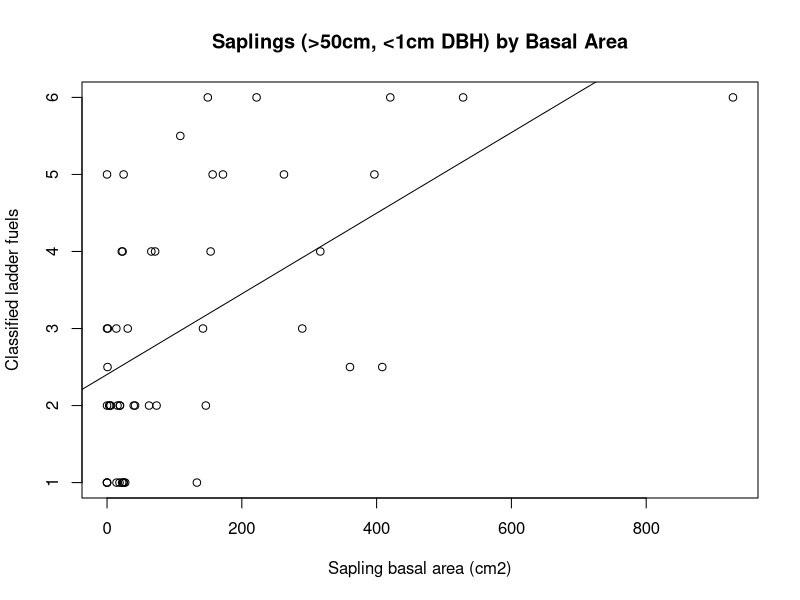
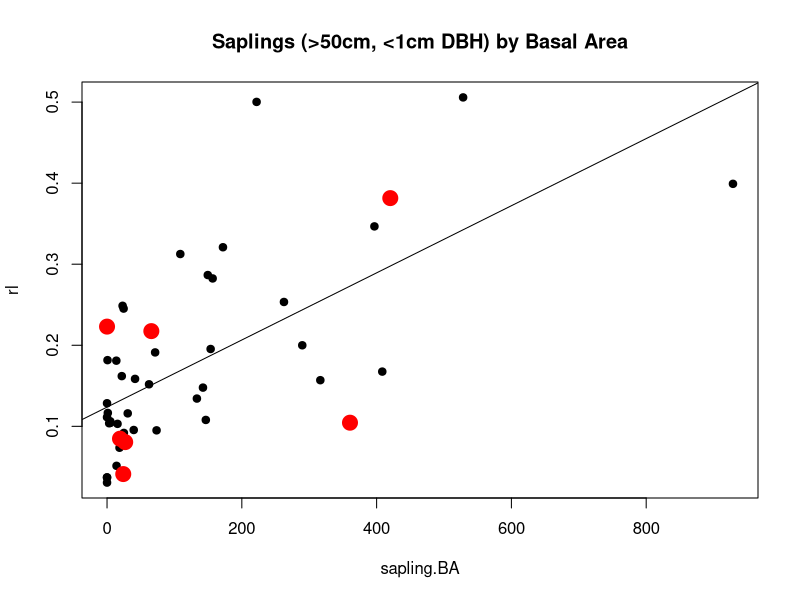
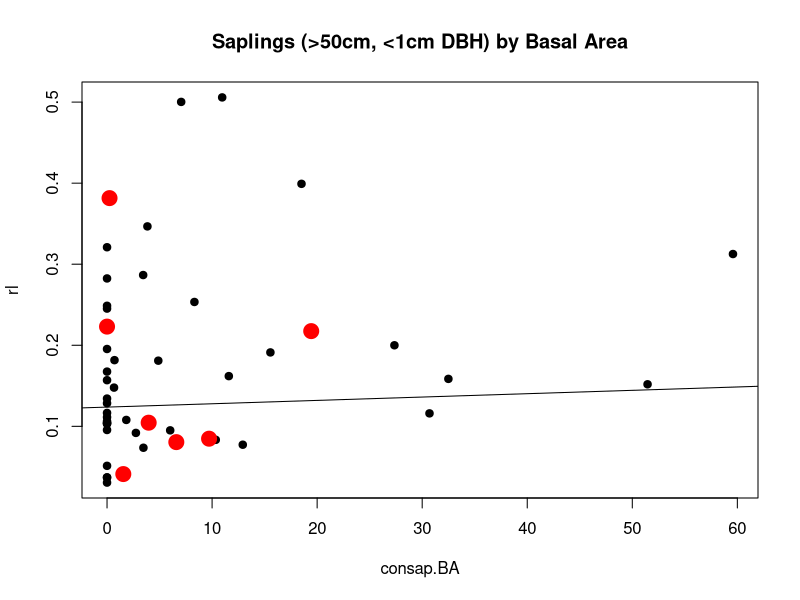
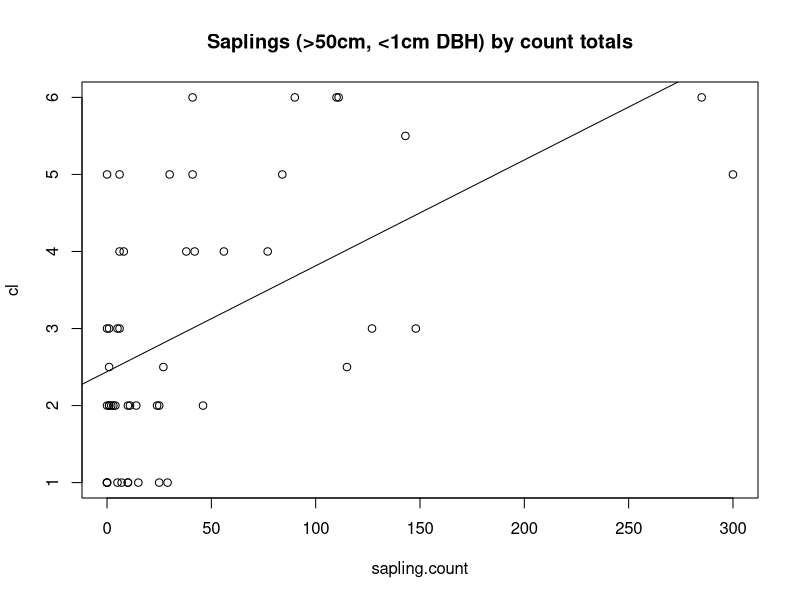
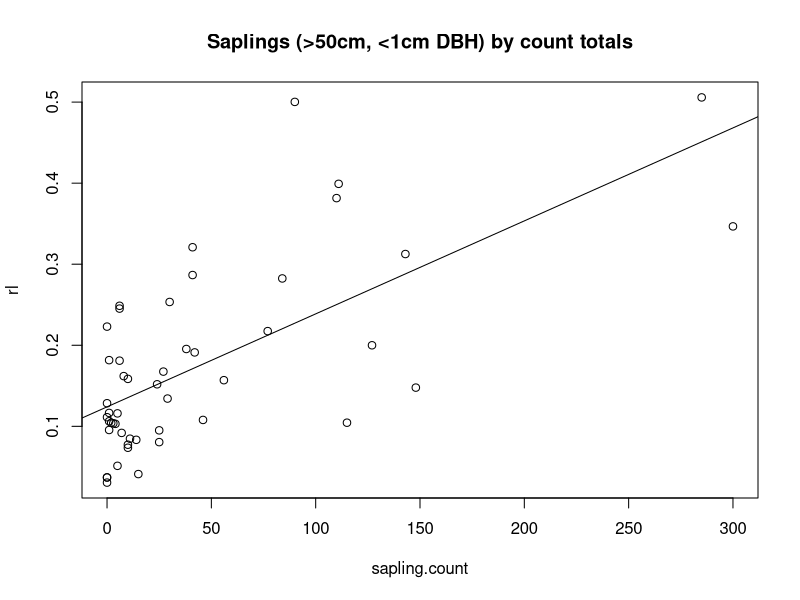

Write the R code that produced these figures, in order. (Note: this script raises an error after producing the figures.)
# compare seju counts to ladder fuels
rm(list=ls())


#read in pl data frame 

pl <- read.csv("data/pl_data.csv")
pl$DF.rem <- 0
pl$DF.rem[c(20,21,49,40,41,6,25)] <- 1 #from a random word document*

plot(cl~sapling.BA,data=pl[-28,],main = "Saplings (>50cm, <1cm DBH) by Basal Area",ylab='Classified ladder fuels',xlab='Sapling basal area (cm2)')
fit <- lm(cl~sapling.BA,data=pl[-28,])
abline(fit)
summary(fit)

plot(rl~sapling.BA,data=pl[-28,],main = "Saplings (>50cm, <1cm DBH) by Basal Area",pch=19)
points(rl~sapling.BA,data=pl[pl$DF.rem==1,],pch=19,col='red',cex=2)
fit <- lm(rl~sapling.BA,data=pl[-28,])
abline(fit)
summary(fit)

plot(rl~consap.BA,data=pl[-28,],main = "Saplings (>50cm, <1cm DBH) by Basal Area",pch=19)
points(rl~consap.BA,data=pl[pl$DF.rem==1,],pch=19,col='red',cex=2)
fit <- lm(rl~sapling.BA,data=pl[-28,])
abline(fit)
summary(fit)

plot(cl~sapling.count,data=pl[-28,],main = "Saplings (>50cm, <1cm DBH) by count totals")
fit <- lm(cl~sapling.count,data=pl[-28,])
abline(fit)
summary(fit)

plot(rl~sapling.count,data=pl[-28,],main = "Saplings (>50cm, <1cm DBH) by count totals")
fit <- lm(rl~sapling.count,data=pl[-28,])
abline(fit)
summary(fit)

plot(cl~TBA_1_3,data=pl, main = "Small trees (1-3cm DBH) by Basal Area")
fit <- lm(cl~TBA_1_3,data=pl)
abline(fit)
summary(fit)

plot(cl~TBA_3_5,data=pl, main = "Small trees (3-5cm DBH) by Basal Area")
fit <- lm(cl~TBA_3_5,data=pl)
abline(fit)
summary(fit)

plot(cl~TBA_5_7,data=pl, main = "Small trees (5-7cm DBH) by Basal Area")
fit <- lm(cl~TBA_5_7,data=pl)
abline(fit)
summary(fit)

plot(cl~TBA_7_10,data=pl, main = "Small trees (7-10cm DBH) by Basal Area")
fit <- lm(cl~TBA_7_10,data=pl)
abline(fit)
summary(fit)

plot(rl~TBA_1_3,data=pl, main = "Small trees (1-3cm DBH) by Basal Area")
fit <- lm(rl~TBA_1_3,data=pl)
abline(fit)
summary(fit)

plot(rl~TBA_3_5,data=pl, main = "Small trees (3-5cm DBH) by Basal Area")
fit <- lm(rl~TBA_3_5,data=pl)
abline(fit)
summary(fit)

plot(rl~TBA_5_7,data=pl, main = "Small trees (5-7cm DBH) by Basal Area")
fit <- lm(rl~TBA_5_7,data=pl)
abline(fit)
summary(fit)

plot(rl~TBA_7_10,data=pl, main = "Small trees (7-10cm DBH) by Basal Area")
fit <- lm(rl~TBA_7_10,data=pl)
abline(fit)
summary(fit)


# Multiple regression of contribution of saplings vs. small trees
head(pl)
cor(pl[,c('sapling.BA','TBA_1_3','TBA_3_5','TBA_5_7','TBA_7_10')])
pl$TBA_1_5 <- pl$TBA_1_3 + pl$TBA_3_5
pl$TBA_5_10 <- pl$TBA_5_7 + pl$TBA_7_10

cor(pl[-28,c('sapling.BA','TBA_1_5','TBA_5_10')])

fit <- glm(rl~sapling.BA + TBA_1_5,data=pl[-28,])
summary(fit)

plot(rl~sapling.BA,data=pl[-28,])
fit <- lm(rl~sapling.BA,data=pl[-28,])
summary(fit)

plot(rl~TBA_1_5,data=pl[-28,])
fit <- lm(rl~TBA_1_5,data=pl[-28,])
summary(fit)

plot(rl~TBA_1_3,data=pl[-28,])
fit <- lm(rl~TBA_1_3,data=pl[-28,])
summary(fit)

plot(rl~TBA_3_5,data=pl[-28,])
fit <- lm(rl~TBA_3_5,data=pl[-28,])
summary(fit)

#####This was used before creating main "pl" dataframe for pepperwood ladderfuels####

# read in seju data summarized by plot
seju.data.p <- read.csv('data/seju_data_p.csv')
dim(seju.data.p)

# read in ladder fuel data
ld <- read.csv('data/mean_ladder_fuel_54.csv')
dim(ld)

seju.data.p$ld <- ld$ld[1:50]
seju.data.p$rl <- ld$rl[1:50]
head(seju.data.p)

#plot(seju.data.p$ld~seju.data.p$Total.Number)
plot(ld~Total.Number,data=seju.data.p)
fit <- lm(ld~Total.Number,data=seju.data.p)
abline(fit)

# compare saplings
saplings.p <- read.csv('data/saplings_p.csv')
dim(saplings.p)

saplings.p$ld <- ld$ld[1:50]
saplings.p$rl <- ld$rl[1:50]
head(saplings.p)

# run these lines to replace NAs with zeros
saplings.p$Basal.Area[which(is.na(saplings.p$Basal.Area))] <- 0
saplings.p$Count[which(is.na(saplings.p$Count))] <- 0

plot(ld~Basal.Area,data=saplings.p[-28,],main = "Saplings (>50cm, <1cm DBH) by Basal Area")
fit <- lm(ld~Basal.Area,data=saplings.p[-28,])
abline(fit)
summary(fit)

plot(rl~Basal.Area,data=saplings.p[-28,],main = "Saplings (>50cm, <1cm DBH) by Basal Area")
fit <- lm(rl~Basal.Area,data=saplings.p[-28,])
abline(fit)
summary(fit)

plot(ld~Count,data=saplings.p[-28,],main = "Saplings (>50cm, <1cm DBH) by count totals")
fit <- lm(ld~Count,data=saplings.p[-28,])
abline(fit)
summary(fit)

plot(rl~Count,data=saplings.p[-28,],main = "Saplings (>50cm, <1cm DBH) by count totals")
fit <- lm(rl~Count,data=saplings.p[-28,])
abline(fit)
summary(fit)

# compare small trees
smalltrees.p <- read.csv('data/trees_1_5_p.csv')
dim(smalltrees.p)

smalltrees.p$ld <- ld$ld[1:50]
smalltrees.p$rl <- ld$rl[1:50]
head(smalltrees.p)

# run these lines to replace NAs with zeros
smalltrees.p$Basal.Area[which(is.na(smalltrees.p$Basal.Area))] <- 0
#smalltrees.p$Count[which(is.na(smalltrees.p$Count))] <- 0

smalltrees.p$log10.Basal.Area <- log10(smalltrees.p$Basal.Area+1)
smalltrees.p$log10.rl <- log10(smalltrees.p$rl+1)

plot(ld~Basal.Area,data=smalltrees.p, main = "Small trees (1-5cm DBH) by Basal Area")
fit <- lm(ld~Basal.Area,data=smalltrees.p)
abline(fit)
summary(fit)

#uncomment to identify specific points
#identify(smalltrees.p$ld~smalltrees.p$Basal.Area)

plot(rl~Basal.Area,data=smalltrees.p, main = "Small trees (1-5cm DBH) by Basal Area")
fit <- lm(rl~Basal.Area,data=smalltrees.p)
abline(fit)
summary(fit)

plot(log10.rl~log10.Basal.Area,data=smalltrees.p,main = "Small trees (1-5cm DBH) by Basal Area")
fit <- lm(log10.rl~log10.Basal.Area,data=smalltrees.p)
abline(fit)
summary(fit)



# raw vs. classified
plot(ld~rl,data=smalltrees.p)

## add together small trees and saplings
head(saplings.p)
head(smalltrees.p)
smalltrees.p$sap.smtr.BA <- saplings.p$Basal.Area+smalltrees.p$Basal.Area

plot(ld~sap.smtr.BA,data=smalltrees.p[-28,])
fit <- lm(ld~sap.smtr.BA,data=smalltrees.p[-28,])
abline(fit)
summary(fit)
identify(smalltrees.p$ld[-28]~smalltrees.p$sap.smtr.BA[-28])
